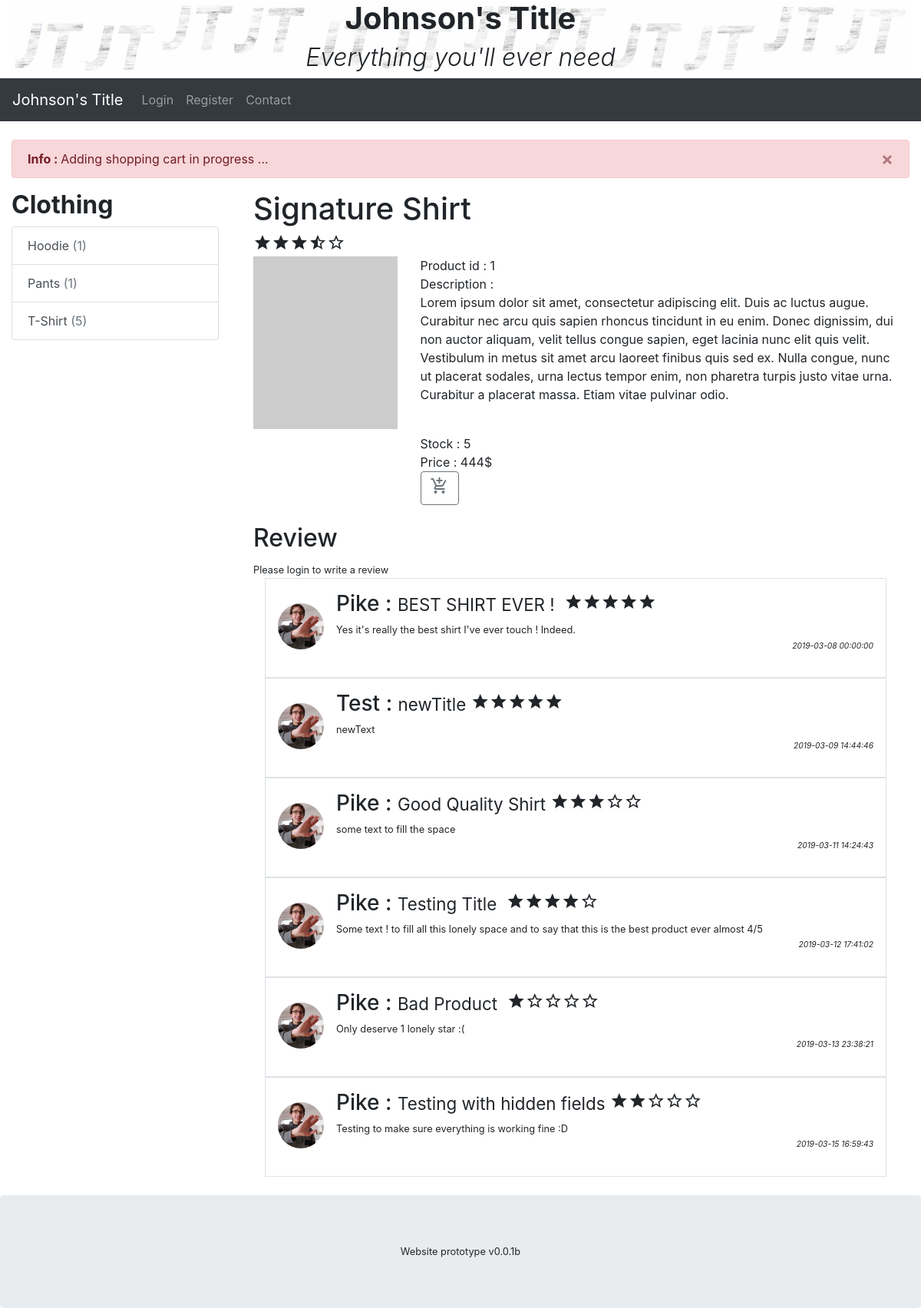
Screenshot of /index.php?action=clothing&productKey=1 with the database file from the repository.
### tables this page shows
CREATE TABLE `products` (
  `id` int(11) NOT NULL,
  `name` varchar(255) NOT NULL,
  `price` int(11) NOT NULL,
  `description` text,
  `stock` int(11) NOT NULL,
  `type` int(11) NOT NULL
);

CREATE TABLE `product_review` (
  `id` int(11) NOT NULL,
  `fkUsersId` int(11) NOT NULL,
  `fkProductsId` int(11) NOT NULL,
  `title` varchar(255) NOT NULL,
  `review` text,
  `star` int(11) DEFAULT NULL,
  `date` datetime NOT NULL DEFAULT CURRENT_TIMESTAMP
);

CREATE TABLE `users` (
  `id` int(11) NOT NULL,
  `pseudo` varchar(255) NOT NULL,
  `pswd` varchar(255) NOT NULL,
  `email` varchar(255) NOT NULL,
  `date_inscription` date NOT NULL
);

### view/frontend/product_view.php (called while the page is built)
<?php ob_start();
require("./view/frontend/content/product/product_handler.php");
require("./view/frontend/content/product/product_display.php");
$content = ob_get_clean();
require('./view\frontend\template\template2.php');

### controller/frontend.php (called while the page is built, shortened)
<?php
function clothing()
{
	require('./controller/clothing.php');
}

### index.php (called while the page is built)
<?php
require('./controller/frontend.php');
if (isset($_GET['action'])) {
    if ($_GET['action'] == 'main') {
        main();
    } elseif ($_GET['action'] == 'register') {
        register();
    } elseif ($_GET['action'] == 'login') {
        login();
    } elseif ($_GET['action'] == 'logout') {
        logout();
    } elseif ($_GET['action'] == 'myProfile') {
        myProfile();
    } elseif ($_GET['action'] == 'clothing') {
        clothing();
    } elseif ($_GET['action'] == 'title') {
        title();
    } elseif ($_GET['action'] == 'myCart') {
        myCart();
    } else {
        main();
    }
} else {
    main();
}

### view/frontend/content/product/product_handler.php (the view, shortened to what this page needs)
<?php
require_once("./model/ShopManager.php");
$shopManager = new ShopManager();
$id = $_GET['productKey'];
$data = $shopManager->getProductById($id);
$avgStar = $data['AVG_star'] * 1;
$s1 = round($avgStar * 2) / 2;
?>
<div>
    <h1> <?= $data["name"] ?> </h1>
    <?= $shopManager->generateStar($s1); ?>
    <br>
</div>
<div class="row">
    <div class="col-md-3">
        <img class="mx-auto d-block img-fluid" src="http://placehold.it/250x300">
    </div>
    <div class="col-md-9">
        Product id : <?= $data["id"] ?>
        <br>
        Description :
        <p>
            <?= $data["description"] ?>
        </p>
        <br>
        Stock : <?= $data["stock"] ?>
        <br>
        Price : <?= $data["price"]; ?>$
        <br>
        <button value=<?= $data["id"] ?> class="btn btn-outline-secondary addCart" style="">
            <i class="material-icons">add_shopping_cart</i>
        </button>
    </div>
</div>
<?php
$req = $shopManager->getReview($id);
if ($req->rowCount() > 0) {
    while ($data = $req->fetch()) {
        $nbStar = $data['Star'] * 1;
        $star = $shopManager->generateStar($nbStar);
        ?>
<div id="r<?= $data['ReviewID'] ?>" class="media border p-3">
    <img src=<?= "/public/img/users/{$data['Username']}{$data['UserID']}/profile_picture.jpeg" ?> alt="Profile Pic" class="mr-3 mt-3 rounded-circle" style="width:60px;">
    <div class="media-body">
        <div class="row">
            <div class="col">
                <h3> <?= $data['Username'] ?> :
                    <small id="rTitle<?= $data['ReviewID'] ?>">
                        <?= $data['Title'] ?>
                    </small>
                    <span id="rStar<?= $data['ReviewID'] ?>">
                        <?= $star ?>
                    </span>
                </h3>
            </div>
        </div>
        <div id="rText<?= $data['ReviewID'] ?>">
            <?= $data['Text'] ?>
        </div>
        <p class="text-right">
            <small> <i> <?= $data['Date'] ?> </i></small>
        </p>
    </div>
</div>
<?php
}
} else {
    echo "Be the first to review this product !";
}

### model/ShopManager.php (shortened to what this page needs)
<?php
class ShopManager
{
	public function generateStar($star)
	{
		$star1 = "";
		if ($star * 2 % 2 == 0) {
			for ($i = 1; $i <= $star; $i++) {
				$star1 .= "<i value=\"{$i}\" class=\"material-icons\">star</i>";
			}
			for ($i = $star + 1; $i <= 5; $i++) {
				$star1 .= "<i value=\"{$i}\" class=\"material-icons\"> star_border</i>";
			}
			return $star1;
		} else {
			for ($i = 1; $i <= $star; $i++) {
				$star1 .= "<i value=\"{$i}\" class=\"material-icons\">star</i>";
			}
			$star1 .= "<i value=\"{$i}\" class=\"material-icons\">star_half</i>";
			for ($i = 1; $i <= 5 - $star; $i++) {
				$star1 .= "<i value=\"{$i}\" class=\"material-icons\">star_border</i>";
			}
			return $star1;
		}
	}
	public function getReview($id)
	{
		$db = $this->dbConnect();
		$req = $db->prepare('SELECT product_review.id as `ReviewID`,
			users.pseudo as `Username`,
			users.id as `UserID`,
			products.name as `ProductName`,
			product_review.review as `Text`,
			product_review.star as `Star`,
			product_review.date as `Date`,
			product_review.title as `Title`
			FROM `product_review`, users, products
			WHERE fkUsersId = users.id
			AND fkProductsId = products.id
			AND products.id = :productID');
		$req->execute(array('productID' => $id));
		return $req;
	}
	public function getProductById($id)
	{
		$db = $this->dbConnect();
		$req = $db->prepare("SELECT products.id, name, price, products.description ,stock, product_type.type, AVG(product_review.star) as `AVG_star`
			FROM products, product_type, product_review
			WHERE products.type = product_type.id
			AND products.id = `fkProductsId`
			AND products.id = :productID");
		$req->execute(array('productID' => $id));
		return $req->fetch();
	}
	private function dbConnect()
	{
		try {
			$db = new PDO('mysql:host=localhost;dbname=jt_title;charset=utf8', 'root', 'root', array(PDO::ATTR_ERRMODE => PDO::ERRMODE_EXCEPTION));
			return $db;
		} catch (Exception $e) {
			die('Erreur : ' . $e->getMessage());
		}
	}
}

### view/frontend/template/template2.php (shortened to what this page needs)
<!DOCTYPE html>
<html lang="fr">
<html>
    <head>
        <?php require('view\frontend\template\head.php'); ?>
    </head>
    <body>
        <div>
            <?php require('./view\frontend\template\header.php'); ?>
            <br>
            <?= $content ?>
            <br>
        </div>
    </body>
    <footer class="jumbotron text-center" style="margin-bottom:0">
        Website prototype v0.0.1b
    </footer>
</html>

### rows the page displays
products: name "Signature Shirt", id "1", description "Lorem ipsum dolor sit amet, consectetur adipiscing elit. Duis ac luctus augue. Curabitur nec arcu quis sapien rhoncus tincidunt in eu enim. Donec dignissim, dui non auctor aliquam, velit tellus congue sapien, eget lacinia nunc elit quis velit. Vestibulum in metus sit amet arcu laoreet finibus quis sed ex. Nulla congue, nunc ut placerat sodales, urna lectus tempor enim, non pharetra turpis justo vitae urna. Curabitur a placerat massa. Etiam vitae pulvinar odio.", stock "5", price "444"
product_review: fkUsersId.pseudo (picture), fkUsersId.pseudo "Pike", title "BEST SHIRT EVER !", star 5 (drawn), review "Yes it's really the best shirt I've ever touch ! Indeed.", date "2019-03-08 00:00:00"
product_review: fkUsersId.pseudo (picture), fkUsersId.pseudo "Test", title "newTitle", star 5 (drawn), review "newText", date "2019-03-09 14:44:46"
product_review: fkUsersId.pseudo (picture), fkUsersId.pseudo "Pike", title "Good Quality Shirt", star 3 (drawn), review "some text to fill the space", date "2019-03-11 14:24:43"
product_review: fkUsersId.pseudo (picture), fkUsersId.pseudo "Pike", title "Testing Title", star 4 (drawn), review "Some text ! to fill all this lonely space and to say that this is the best product ever almost 4/5", date "2019-03-12 17:41:02"
product_review: fkUsersId.pseudo (picture), fkUsersId.pseudo "Pike", title "Bad Product", star 1 (drawn), review "Only deserve 1 lonely star :(", date "2019-03-13 23:38:21"
product_review: fkUsersId.pseudo (picture), fkUsersId.pseudo "Pike", title "Testing with hidden fields", star 2 (drawn), review "Testing to make sure everything is working fine :D", date "2019-03-15 16:59:43"

### other values shown
$data["type"] "Hoodie"
$data["count"] "1"
$data["type"] "Pants"
$data["type"] "T-Shirt"
$data["count"] "5"
